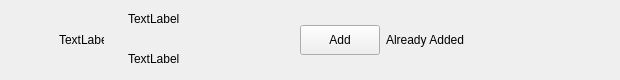
<?xml version="1.0" encoding="UTF-8"?>
<ui version="4.0">
 <class>ApplyFriendItem</class>
 <widget class="QWidget" name="ApplyFriendItem">
  <property name="geometry">
   <rect>
    <x>0</x>
    <y>0</y>
    <width>620</width>
    <height>80</height>
   </rect>
  </property>
  <property name="maximumSize">
   <size>
    <width>16777215</width>
    <height>80</height>
   </size>
  </property>
  <property name="windowTitle">
   <string>Form</string>
  </property>
  <layout class="QHBoxLayout" name="horizontalLayout">
   <property name="leftMargin">
    <number>9</number>
   </property>
   <property name="topMargin">
    <number>0</number>
   </property>
   <property name="rightMargin">
    <number>0</number>
   </property>
   <property name="bottomMargin">
    <number>0</number>
   </property>
   <item>
    <spacer name="horizontalSpacer">
     <property name="orientation">
      <enum>Qt::Orientation::Horizontal</enum>
     </property>
     <property name="sizeType">
      <enum>QSizePolicy::Policy::Fixed</enum>
     </property>
     <property name="sizeHint" stdset="0">
      <size>
       <width>50</width>
       <height>20</height>
      </size>
     </property>
    </spacer>
   </item>
   <item>
    <widget class="QLabel" name="icon_lb">
     <property name="minimumSize">
      <size>
       <width>45</width>
       <height>45</height>
      </size>
     </property>
     <property name="maximumSize">
      <size>
       <width>45</width>
       <height>45</height>
      </size>
     </property>
     <property name="text">
      <string>TextLabel</string>
     </property>
    </widget>
   </item>
   <item>
    <widget class="QWidget" name="widget" native="true">
     <layout class="QHBoxLayout" name="horizontalLayout_2">
      <property name="topMargin">
       <number>2</number>
      </property>
      <property name="bottomMargin">
       <number>2</number>
      </property>
      <item>
       <widget class="QWidget" name="widget_2" native="true">
        <layout class="QVBoxLayout" name="verticalLayout">
         <property name="spacing">
          <number>10</number>
         </property>
         <property name="topMargin">
          <number>2</number>
         </property>
         <property name="bottomMargin">
          <number>2</number>
         </property>
         <item>
          <widget class="QLabel" name="user_name_lb">
           <property name="minimumSize">
            <size>
             <width>100</width>
             <height>30</height>
            </size>
           </property>
           <property name="maximumSize">
            <size>
             <width>200</width>
             <height>30</height>
            </size>
           </property>
           <property name="text">
            <string>TextLabel</string>
           </property>
          </widget>
         </item>
         <item>
          <widget class="QLabel" name="user_chat_lb">
           <property name="minimumSize">
            <size>
             <width>100</width>
             <height>30</height>
            </size>
           </property>
           <property name="maximumSize">
            <size>
             <width>200</width>
             <height>30</height>
            </size>
           </property>
           <property name="text">
            <string>TextLabel</string>
           </property>
          </widget>
         </item>
        </layout>
       </widget>
      </item>
      <item>
       <widget class="ClickedButton" name="addBtn">
        <property name="minimumSize">
         <size>
          <width>80</width>
          <height>30</height>
         </size>
        </property>
        <property name="maximumSize">
         <size>
          <width>80</width>
          <height>30</height>
         </size>
        </property>
        <property name="text">
         <string>Add</string>
        </property>
       </widget>
      </item>
      <item>
       <widget class="QLabel" name="already_add_lb">
        <property name="minimumSize">
         <size>
          <width>40</width>
          <height>0</height>
         </size>
        </property>
        <property name="text">
         <string>Already Added</string>
        </property>
       </widget>
      </item>
      <item>
       <spacer name="horizontalSpacer_2">
        <property name="orientation">
         <enum>Qt::Orientation::Horizontal</enum>
        </property>
        <property name="sizeType">
         <enum>QSizePolicy::Policy::Fixed</enum>
        </property>
        <property name="sizeHint" stdset="0">
         <size>
          <width>50</width>
          <height>20</height>
         </size>
        </property>
       </spacer>
      </item>
     </layout>
    </widget>
   </item>
  </layout>
 </widget>
 <customwidgets>
  <customwidget>
   <class>ClickedButton</class>
   <extends>QPushButton</extends>
   <header>clickedbutton.h</header>
  </customwidget>
 </customwidgets>
 <resources/>
 <connections/>
</ui>
